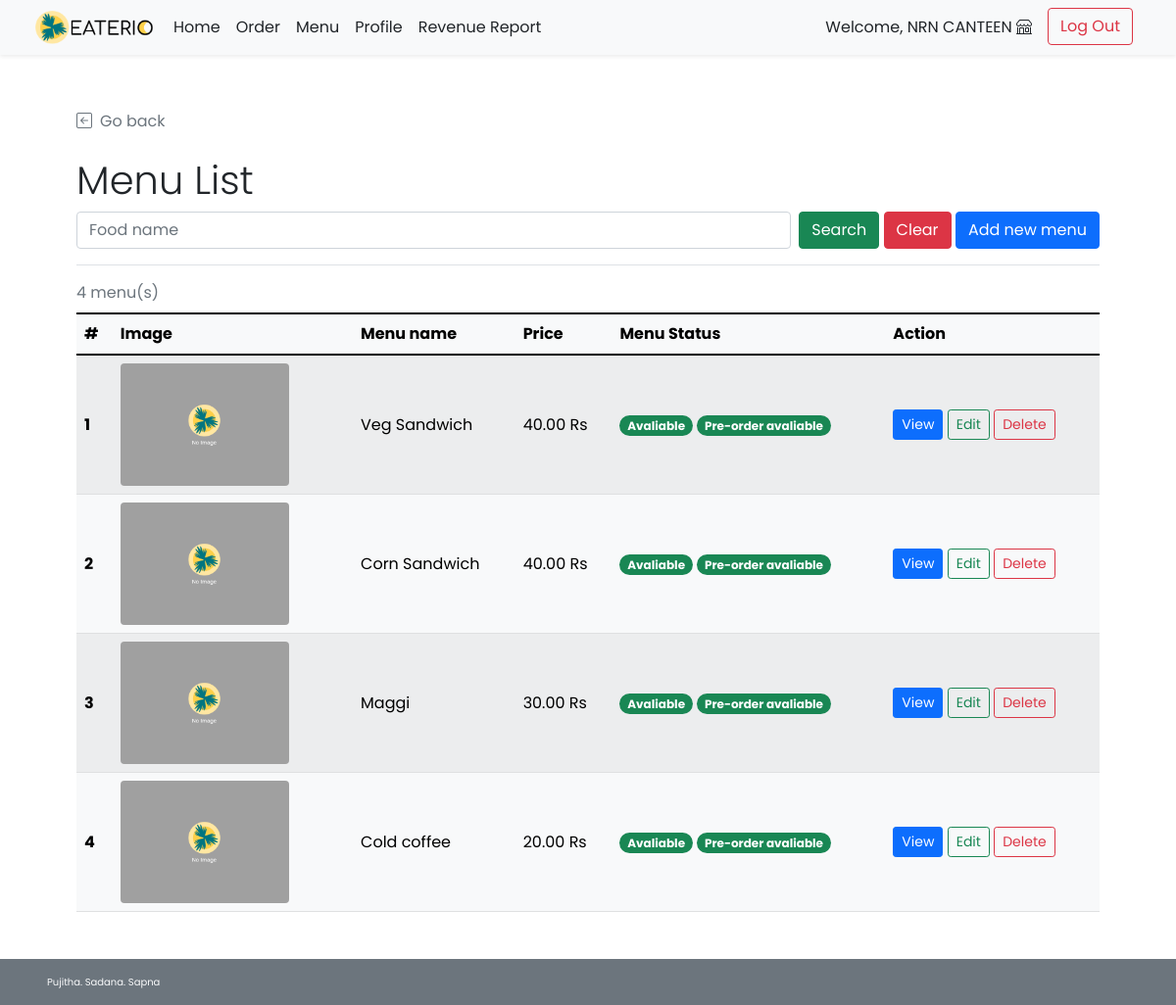
Before: /shop/shop_menu_list.php (signed in) with the older database file.
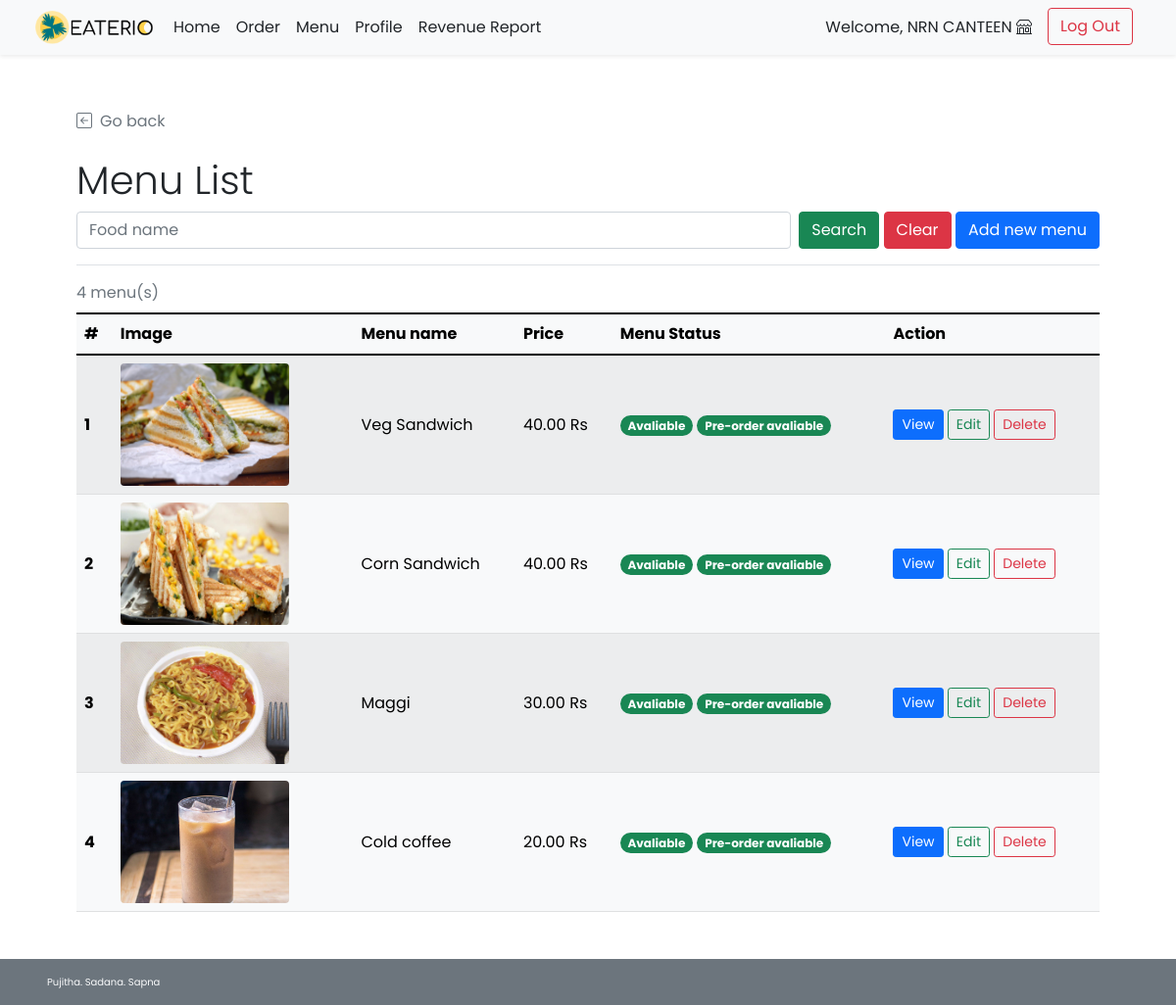
After: the same page with the newer database file.
### tables this page shows
CREATE TABLE `food` (
  `f_id` int(11) NOT NULL,
  `s_id` int(11) NOT NULL,
  `f_name` varchar(100) NOT NULL,
  `f_price` decimal(6,2) NOT NULL,
  `f_todayavail` tinyint(4) NOT NULL DEFAULT 1 COMMENT 'Food is available to order or not',
  `f_preorderavail` tinyint(4) NOT NULL DEFAULT 1,
  `f_pic` text DEFAULT NULL
);

### shop/shop_menu_list.php (the view, shortened to what the changed rows need)
<!DOCTYPE html>
<html lang="en">
<head>
    <?php
        include("../conn_db.php");
        include('../head.php');
        $s_id = $_SESSION["sid"];
    ?>
    <link href="../css/main.css" rel="stylesheet">
</head>
<body class="d-flex flex-column h-100">
    <div class="container px-5 pt-4" id="shop-body">
        <div class="mt-4 border-bottom">
            <h2 class="pt-3 display-6">Menu List</h2>
        </div>
    <div class="pt-2" id="cust-table">
        <?php
            if(!isset($_GET["search"])){
                $search_query = "SELECT * FROM food f WHERE s_id = {$s_id};";
            }else{
                $search_fn=$_GET["f_name"];
                $search_query = "SELECT * FROM food f WHERE s_id = {$s_id} AND f_name LIKE '%{$search_fn}%';";
            }
            $search_result = $mysqli -> query($search_query);
            $search_numrow = $search_result -> num_rows;
            if($search_numrow == 0){
        ?>
        <div class="row">
            <div class="col mt-2 ms-2 p-2 bg-danger text-white rounded text-start">
                <svg xmlns="http://www.w3.org/2000/svg" width="16" height="16" fill="currentColor"
                    class="bi bi-x-circle ms-2" viewBox="0 0 16 16">
                    <path d="M8 15A7 7 0 1 1 8 1a7 7 0 0 1 0 14zm0 1A8 8 0 1 0 8 0a8 8 0 0 0 0 16z" />
                    <path
                        d="M4.646 4.646a.5.5 0 0 1 .708 0L8 7.293l2.646-2.647a.5.5 0 0 1 .708.708L8.707 8l2.647 2.646a.5.5 0 0 1-.708.708L8 8.707l-2.646 2.647a.5.5 0 0 1-.708-.708L7.293 8 4.646 5.354a.5.5 0 0 1 0-.708z" />
                </svg><span class="ms-2 mt-2">No shop found!</span>
                <a href="shop_menu_list.php" class="text-white">Clear Search Result</a>
            </div>
        </div>
        <?php } else{ ?>
        <div class="table-responsive">
        <table class="table rounded-5 table-light table-striped table-hover align-middle caption-top mb-5">
            <caption><?php echo $search_numrow;?> menu(s) <?php if(isset($_GET["search"])){?><br /><a
                    Result</a><?php } ?></caption>
            <thead class="bg-light">
                <tr>
                    <th scope="col">#</th>
                    <th scope="col">Image</th>
                    <th scope="col">Menu name</th>
                    <th scope="col">Price</th>
                    <th scope="col">Menu Status</th>
                    <th scope="col">Action</th>
                </tr>
            </thead>
            <tbody>
                <?php $i=1; while($row = $search_result -> fetch_array()){ ?>
                <tr>
                    <th><?php echo $i++;?></th>
                    <td><img
                            <?php
                                if(is_null($row["f_pic"])){echo "src='../img/default.png'";}
                                else{echo "src=\"../img/{$row['f_pic']}\"";}
                            ?>
                            style="width:75%; height:125px; object-fit:cover;"
                            class="img-fluid rounded" alt="<?php echo $food_row["f_name"]?>">
                    </td>
                    <td><?php echo $row["f_name"];?></td>
                    <td><?php echo $row["f_price"]." Rs";?></td>
                    <td>
                    <?php
                        if($row["f_todayavail"]==1){
                        ?>
                        <span class="badge rounded-pill bg-success">Avaliable</span>
                        <?php }else{ ?>
                        <span class="badge rounded-pill bg-danger">Unavaliable</span>
                        <?php }
                            if($row["f_preorderavail"]==1){
                        ?>
                        <span class="badge rounded-pill bg-success">Pre-order avaliable</span>
                        <?php }else{ ?>
                        <span class="badge rounded-pill bg-danger">Pre-order Unavaliable</span>
                        <?php } ?>
                    </td>
                    <td>
                        <a href="shop_menu_detail.php?f_id=<?php echo $row["f_id"]?>"
                            class="btn btn-sm btn-primary">View</a>
                        <a href="shop_menu_edit.php?f_id=<?php echo $row["f_id"]?>"
                            class="btn btn-sm btn-outline-success">Edit</a>
                        <a href="shop_menu_delete.php?f_id=<?php echo $row["f_id"]?>"
                            class="btn btn-sm btn-outline-danger">Delete</a>
                    </td>
                </tr>
                <?php } ?>
            </tbody>
        </table>
        </div>
        <?php }
        ?>
    </div>
    </div>
</body>
</html>

Changed rows visible on the page:
changed food "Veg Sandwich": f_pic: picture added in place of a placeholder
changed food "Corn Sandwich": f_pic: picture added in place of a placeholder
changed food "Maggi": f_pic: picture added in place of a placeholder
changed food "Cold coffee": f_pic: picture added in place of a placeholder
